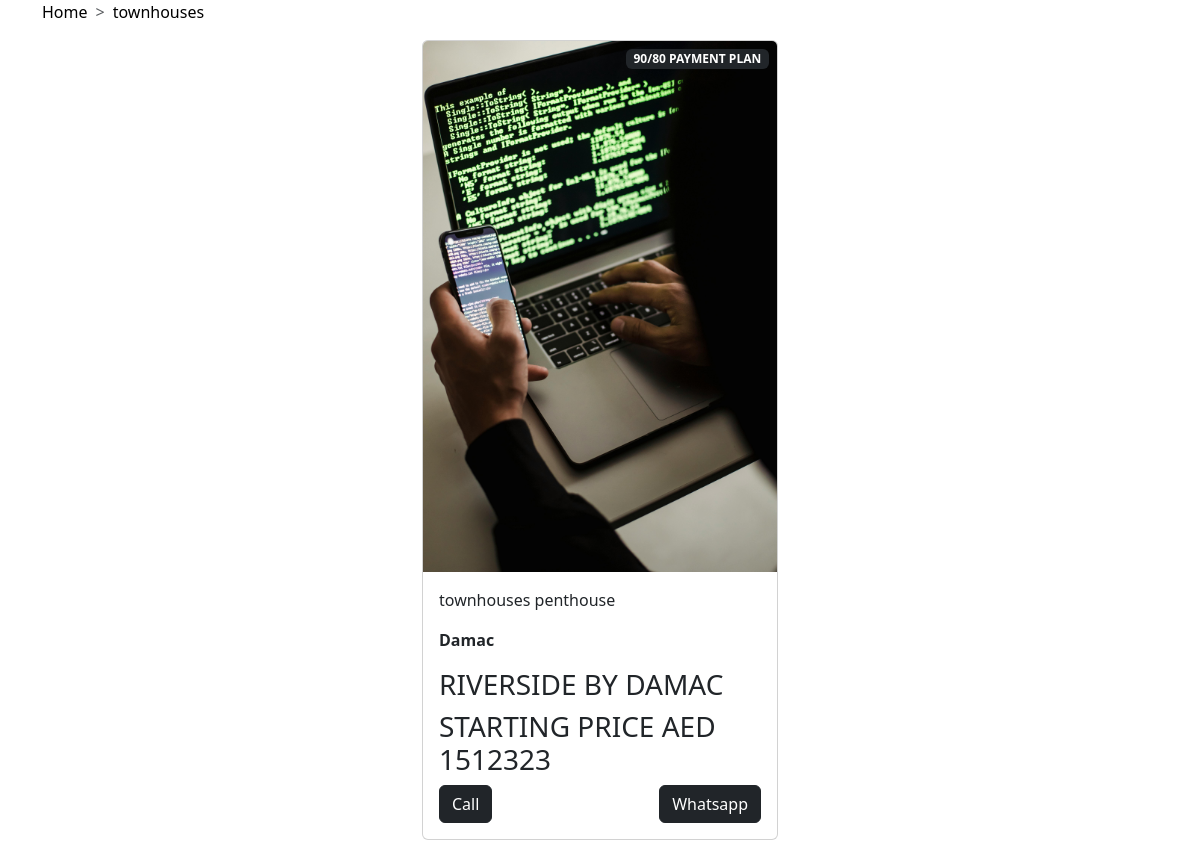
/account/property/townhouses, run on the app's committed database.
### account/models.py (models this page shows, shortened)
class Properties(models.Model):
    title = models.CharField(max_length=100)
    description = models.CharField(max_length=30000)
    price = models.IntegerField()
    place = models.CharField(max_length=200)
    image = models.ImageField(upload_to='property_images')
    options=(
        ('apartments','apartments'),
        ('villas','villas'),
        ('townhouses','townhouses'),
    )
    types = (
         ('duplex','duplex'),
         ('penthouse','penthouse'),
    )
    company = models.CharField(max_length=100,null=True)
    type = models.CharField(max_length=100,choices=types,null=True,default='')
    is_off_plan = models.BooleanField(default=False)
    payment_plan = models.CharField(max_length=100)
    category = models.CharField(max_length=100,choices = options)
    location = models.ForeignKey(Location,on_delete=models.CASCADE,null=True)
    map = models.URLField(null=True)
    video = models.URLField(null=True)
    created_at = models.DateTimeField(auto_now_add=True,null=True)

### account/views.py (the view)
# urls.py: path('property/<category>',Category.as_view(), name='category_property'),
class Category(ListView):
    template_name='category_property.html'
    queryset=Properties.objects.all()
    context_object_name='property'
    def get_context_data(self, **kwargs):
        res = Properties.objects.filter(category=self.kwargs.get('category'))
        return {'property':res}

### account/templates/category_property.html (shortened to what this page needs)
<!doctype html>
<html lang="en">
    <head>
        <link
            href="https://cdn.jsdelivr.net/npm/bootstrap@5.3.2/dist/css/bootstrap.min.css"
            rel="stylesheet"
        />
    </head>
    <section class="home">
        <div class="container">
            <nav style="--bs-breadcrumb-divider: '>';" aria-label="breadcrumb">
                <ol class="breadcrumb">
                  <li class="breadcrumb-item"><a href="{% url '' %}" style="text-decoration: none; color: #000;">Home</a></li>
                  <li class="breadcrumb-item active" aria-current="page">
                    <a href="" style="text-decoration: none; color: #000;">{{property.0.category}}</a>
                  </li>
                </ol>
              </nav>
           <div class="row justify-content-center">
              {% for prop in property %}
              <div class="col-lg-4 col-md-6">
               <div class="card mb-4">
                   <div class="badge bg-dark text-white position-absolute" style="top: 0.5rem; right: 0.5rem">
                       {{prop.payment_plan}} PAYMENT PLAN
                   </div>
                   <a href="{% url 'property_detail' prop.id %}">
                    <img src="{{prop.image.url}}" class="card-img-top" alt="Logo">
                   </a>
                   <div class="card-body">
                       <p class="card-text">
                         {{prop.category}}
                           {% if prop.type %}
                               {{prop.type}}
                           {% endif %}
                       </p>
                       <p class="card-text fw-bold">{{prop.company}}</p>
                       <h3 class="card-text">{{prop.title}}</h3>
                       <h3 class="card-text">STARTING PRICE AED {{prop.price}}</h3>
                       <div class="d-flex justify-content-between button-gap mt-1">
                           <a href="#" class="btn btn-dark">Call</a>
                           <a href="#" class="btn btn-dark">Whatsapp</a>
                       </div>
                   </div>
               </div>
           </div>
              {% endfor %}
           </div>
       </div>
 </section>
    <body>
    </body>
</html>

### data on the page
Properties: category "townhouses", payment_plan "90/80", image (picture), type "penthouse", company "Damac", title "RIVERSIDE BY DAMAC", price "1512323"
